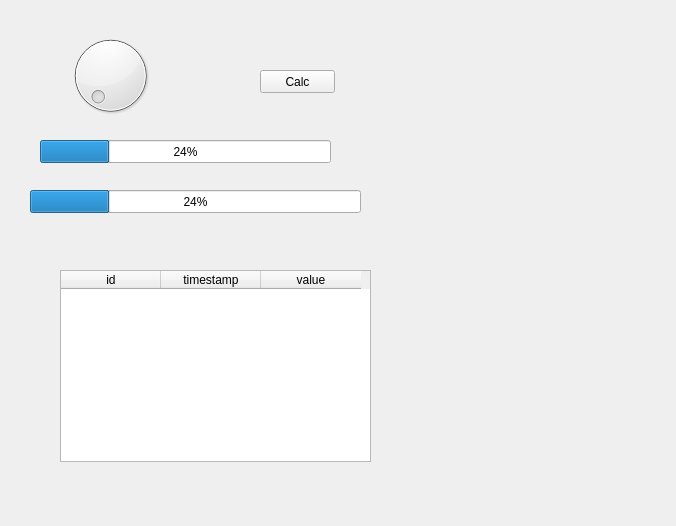
<?xml version="1.0" encoding="UTF-8"?>
<ui version="4.0">
 <class>Form</class>
 <widget class="QWidget" name="Form">
  <property name="geometry">
   <rect>
    <x>0</x>
    <y>0</y>
    <width>676</width>
    <height>526</height>
   </rect>
  </property>
  <property name="windowTitle">
   <string>Form</string>
  </property>
  <widget class="QProgressBar" name="progressBar">
   <property name="geometry">
    <rect>
     <x>40</x>
     <y>140</y>
     <width>291</width>
     <height>23</height>
    </rect>
   </property>
   <property name="value">
    <number>24</number>
   </property>
  </widget>
  <widget class="QDial" name="dial">
   <property name="geometry">
    <rect>
     <x>60</x>
     <y>30</y>
     <width>101</width>
     <height>91</height>
    </rect>
   </property>
  </widget>
  <widget class="QPushButton" name="pbCalc">
   <property name="geometry">
    <rect>
     <x>260</x>
     <y>70</y>
     <width>75</width>
     <height>23</height>
    </rect>
   </property>
   <property name="text">
    <string>Calc</string>
   </property>
  </widget>
  <widget class="QProgressBar" name="pbTime">
   <property name="geometry">
    <rect>
     <x>30</x>
     <y>190</y>
     <width>331</width>
     <height>23</height>
    </rect>
   </property>
   <property name="value">
    <number>24</number>
   </property>
  </widget>
  <widget class="QTableWidget" name="twOur">
   <property name="geometry">
    <rect>
     <x>60</x>
     <y>270</y>
     <width>311</width>
     <height>192</height>
    </rect>
   </property>
   <column>
    <property name="text">
     <string>id</string>
    </property>
   </column>
   <column>
    <property name="text">
     <string>timestamp</string>
    </property>
   </column>
   <column>
    <property name="text">
     <string>value</string>
    </property>
   </column>
  </widget>
 </widget>
 <resources/>
 <connections/>
</ui>
